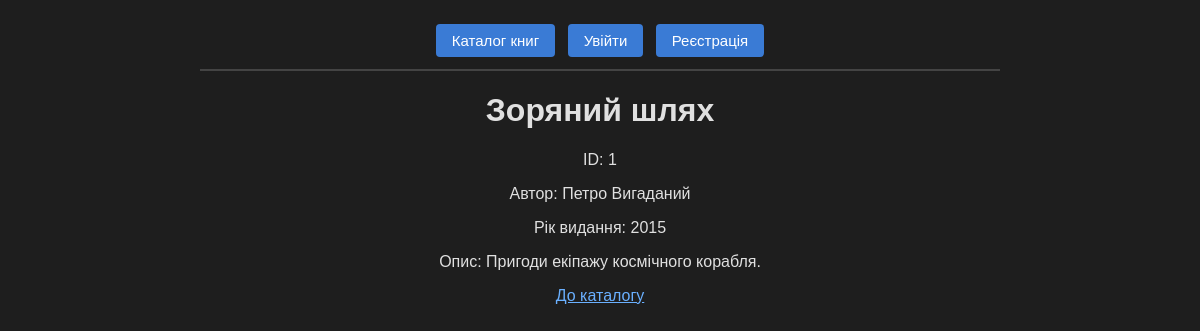
Page /book.php?id=1 on the committed database.
### tables this page shows
CREATE TABLE `books` (
  `id` int NOT NULL,
  `title` varchar(100) NOT NULL,
  `author` varchar(60) NOT NULL,
  `year` int NOT NULL,
  `description` text NOT NULL
);

### db.php (called while the page is built, shortened)
<?php
function e($value)
{
    return htmlspecialchars($value, ENT_QUOTES, 'UTF-8');
}

### book.php (the view, shortened to what this page needs)
<?php
require 'db.php';
$book = false;
$error = '';
$id = filter_var($_GET['id'] ?? '', FILTER_VALIDATE_INT);
if ($id === false) {
    $error = 'ID книги не вказано або він некоректний.';
} else {
    $sql = "SELECT * FROM books WHERE id = :id";
    $stmt = $pdo->prepare($sql);
    $stmt->bindParam(':id', $id, PDO::PARAM_INT);
    $stmt->execute();
    $book = $stmt->fetch(PDO::FETCH_ASSOC);
}
?>
<!DOCTYPE html>
<html lang="uk">
<head>
    <link rel="stylesheet" href="style.css">
</head>
<body>
<?php require 'menu.php'; ?>
<?php if ($error !== ''): ?>
    <p><?= e($error) ?></p>
<?php else: ?>
    <h1><?= e($book['title']) ?></h1>
    <p>ID: <?= $book['id'] ?></p>
    <p>Автор: <?= e($book['author']) ?></p>
    <p>Рік видання: <?= $book['year'] ?></p>
    <p>Опис: <?= e($book['description']) ?></p>
<?php endif; ?>
<p><a href="index.php">До каталогу</a></p>
</body>
</html>

### style.css (style rules this page uses)
body { background-color: #1e1e1e; color: #e0e0e0; font-family: Arial, sans-serif; max-width: 800px; margin: 0 auto; padding: 20px; text-align: center; }
a { color: #6ab0ff; }

### rows in the picture
books: title "Зоряний шлях", id "1", author "Петро Вигаданий", year "2015", description "Пригоди екіпажу космічного корабля."
